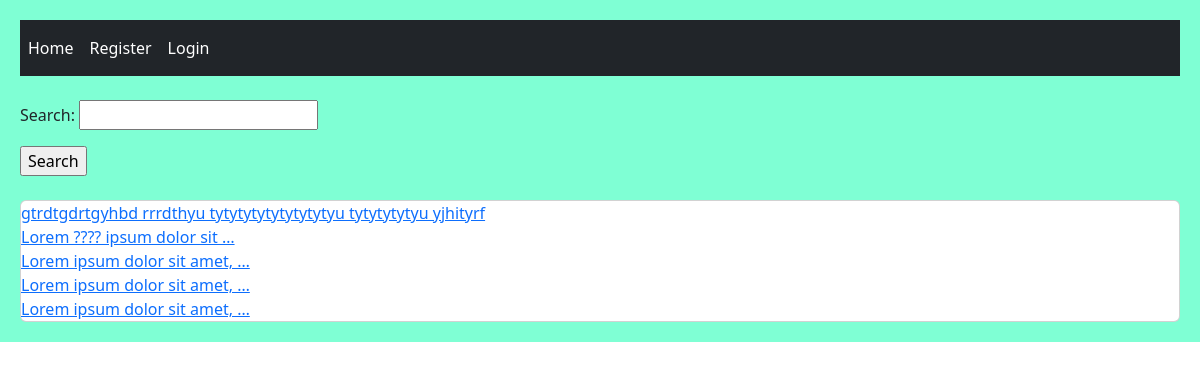
The app's page /, older data.
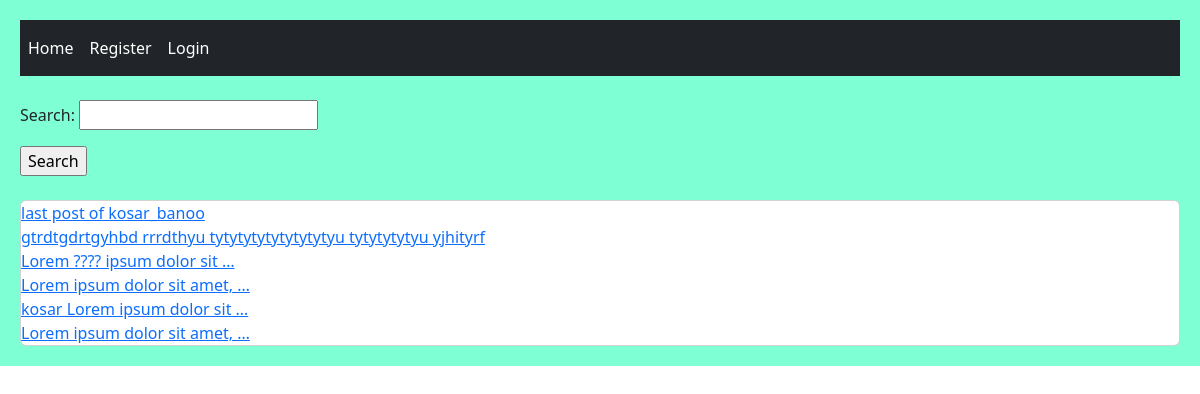
The same page, newer data.
### home/models.py (models this page shows, shortened)
class Post(models.Model):
    user = models.ForeignKey(User, on_delete=models.CASCADE, related_name='posts')
    body = models.TextField()
    slug = models.SlugField()
    created = models.DateTimeField(auto_now_add=True)
    updated = models.DateTimeField(auto_now=True)
    class Meta:
        ordering = ('-created',)

### home/views.py (the view)
# urls.py: path('', views.HomeView.as_view(), name = 'home'),
class HomeView(View):
    form_class = PostSearchForm
    def get(self, request):
        posts = Post.objects.all()
        if request.GET.get('search'):
            posts = posts.filter(body__contains = request.GET['search'])
        return render(request, 'home/index.html', {'posts':posts, 'form':self.form_class})

### home/templates/home/index.html
{% extends 'base.html' %}
{% block content %}
    <br>
    <form action="" method="get">
        {{ form.as_p }}
        <input type="submit" value="Search">
    </form> <br>
    <div class="card">
        {% for post in posts %}
            <a href="{% url 'home:post_detail' post.id post.slug %}" class="card_body">{{ post.body |truncatewords:5 }}</a>
        {% endfor %}
    </div>
{% endblock  %}

Row changes from the older to the newer data that the page shows:
added Post: body "last post of kosar_banoo"
changed Post: body "Lorem ipsum dolor sit amet, …" → "kosar Lorem ipsum dolor sit …"
